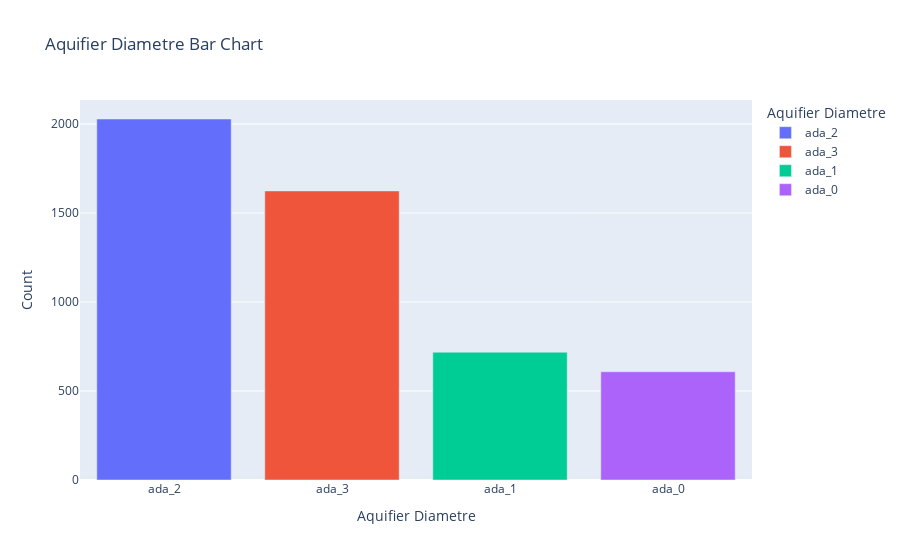
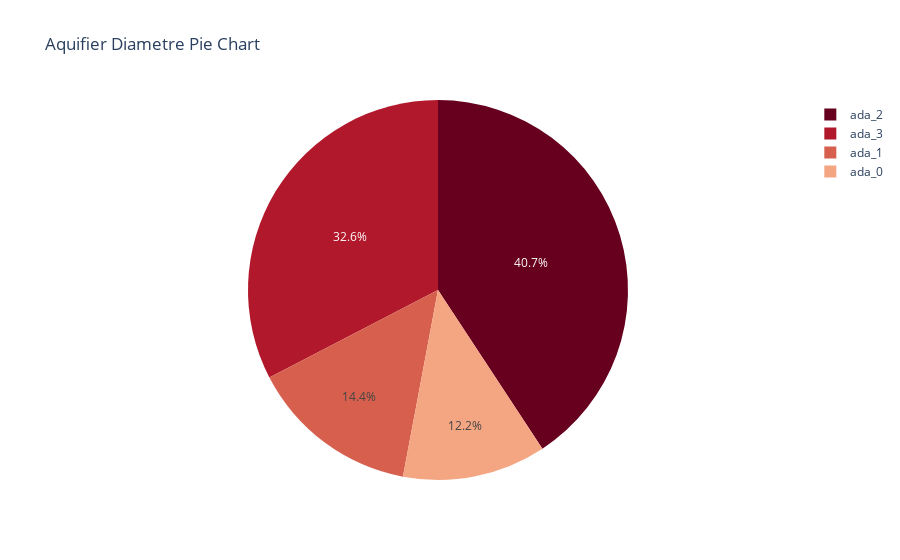

Here is the notebook cell these charts were saved with, in order:
### Markdown cell above
# What is an Aquifer?

An aquifer is an underground layer of water-bearing permeable rock, rock fractures or unconsolidated materials (gravel, sand, or silt).

![image.png](attachment:image.png)

### Code cell
display(Markdown("""## *Aquifer Diametre*

 Aquifer Diametre represents the diametre of an available quifer. It is an nominal variable represented by four categories:
1. ada_0 : No Aquifer Found 
2. ada_1 : Aquifer Found with diameter between 15cm - 20 cm
3. ada_2 : Aquifer Found with diameter between 25cm - 35 cm
4. ada_3 : Aquifer Found with diameter between 40cm - 50 cm


 """))
                 
aquifier_diametre_value_counts = pd.DataFrame(df['Aquifier_Diametre'].value_counts().reset_index())
aquifier_diametre_value_counts.columns = ['Aquifier Diametre', 'Count']
aquifier_diametre_value_counts['Percentage'] = (aquifier_diametre_value_counts['Count']/4978) * 100
display(HTML(aquifier_diametre_value_counts.to_html()))
fig = px.bar(aquifier_diametre_value_counts, x="Aquifier Diametre", y="Count", color="Aquifier Diametre", title="Aquifier Diametre Bar Chart")
fig.show()
fig = px.pie(aquifier_diametre_value_counts, values='Percentage', names='Aquifier Diametre', title="Aquifier Diametre Pie Chart",color_discrete_sequence=px.colors.sequential.RdBu)
fig.show()

### Figure 1 — Plotly figure (JSON) as saved in the notebook; plotly's stock layout.template omitted (floating-point values rounded to 4 significant figures)
{"data": [{"alignmentgroup": "True", "hoverlabel": {"namelength": 0}, "hovertemplate": "Aquifier Diametre=%{x}<br>Count=%{y}", "legendgroup": "ada_2", "marker": {"color": "#636efa"}, "name": "ada_2", "offsetgroup": "ada_2", "orientation": "v", "showlegend": true, "textposition": "auto", "type": "bar", "x": ["ada_2"], "xaxis": "x", "y": [2028], "yaxis": "y"}, {"alignmentgroup": "True", "hoverlabel": {"namelength": 0}, "hovertemplate": "Aquifier Diametre=%{x}<br>Count=%{y}", "legendgroup": "ada_3", "marker": {"color": "#EF553B"}, "name": "ada_3", "offsetgroup": "ada_3", "orientation": "v", "showlegend": true, "textposition": "auto", "type": "bar", "x": ["ada_3"], "xaxis": "x", "y": [1624], "yaxis": "y"}, {"alignmentgroup": "True", "hoverlabel": {"namelength": 0}, "hovertemplate": "Aquifier Diametre=%{x}<br>Count=%{y}", "legendgroup": "ada_1", "marker": {"color": "#00cc96"}, "name": "ada_1", "offsetgroup": "ada_1", "orientation": "v", "showlegend": true, "textposition": "auto", "type": "bar", "x": ["ada_1"], "xaxis": "x", "y": [718], "yaxis": "y"}, {"alignmentgroup": "True", "hoverlabel": {"namelength": 0}, "hovertemplate": "Aquifier Diametre=%{x}<br>Count=%{y}", "legendgroup": "ada_0", "marker": {"color": "#ab63fa"}, "name": "ada_0", "offsetgroup": "ada_0", "orientation": "v", "showlegend": true, "textposition": "auto", "type": "bar", "x": ["ada_0"], "xaxis": "x", "y": [608], "yaxis": "y"}], "layout": {"barmode": "relative", "legend": {"title": {"text": "Aquifier Diametre"}, "tracegroupgap": 0}, "title": {"text": "Aquifier Diametre Bar Chart"}, "xaxis": {"anchor": "y", "categoryarray": ["ada_2", "ada_3", "ada_1", "ada_0"], "categoryorder": "array", "domain": [0, 1], "title": {"text": "Aquifier Diametre"}}, "yaxis": {"anchor": "x", "domain": [0, 1], "title": {"text": "Count"}}}}

### Figure 2 — Plotly figure (JSON) as saved in the notebook; plotly's stock layout.template omitted (floating-point values rounded to 4 significant figures)
{"data": [{"domain": {"x": [0, 1], "y": [0, 1]}, "hoverlabel": {"namelength": 0}, "hovertemplate": "Aquifier Diametre=%{label}<br>Percentage=%{value}", "labels": ["ada_2", "ada_3", "ada_1", "ada_0"], "legendgroup": "", "name": "", "showlegend": true, "type": "pie", "values": [40.74, 32.62, 14.42, 12.21]}], "layout": {"legend": {"tracegroupgap": 0}, "piecolorway": ["rgb(103,0,31)", "rgb(178,24,43)", "rgb(214,96,77)", "rgb(244,165,130)", "rgb(253,219,199)", "rgb(247,247,247)", "rgb(209,229,240)", "rgb(146,197,222)", "rgb(67,147,195)", "rgb(33,102,172)", "rgb(5,48,97)"], "title": {"text": "Aquifier Diametre Pie Chart"}}}
